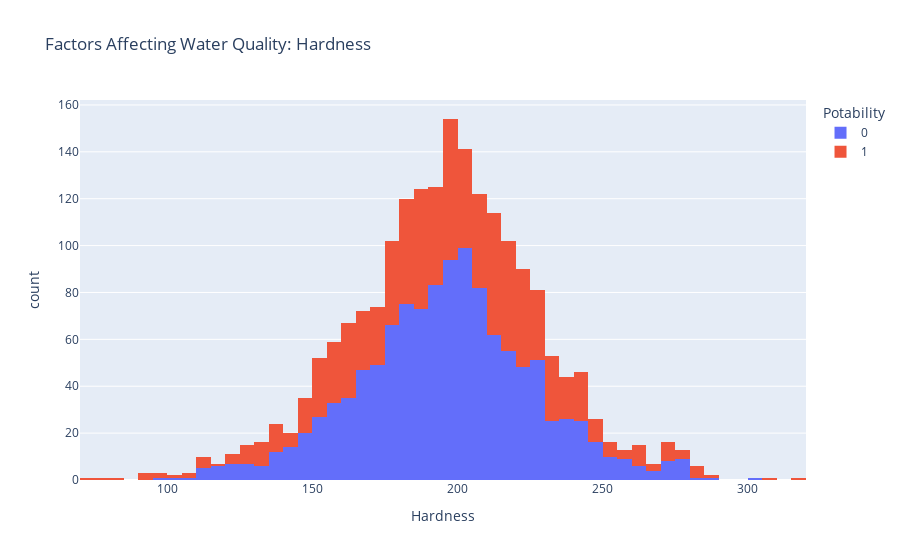

Notebook code for this chart:
### Code cell
figure = px.histogram(data, x = "Hardness", 
                      color = "Potability", 
                      title= "Factors Affecting Water Quality: Hardness")
figure.show()

### Figure 1 — Plotly figure (JSON) as saved in the notebook; plotly's stock layout.template omitted (floating-point values rounded to 4 significant figures; data arrays with more than 128 entries replaced by an {"elided": "..."} marker saying what was removed)
{"data": [{"alignmentgroup": "True", "bingroup": "x", "hovertemplate": "Potability=0<br>Hardness=%{x}<br>count=%{y}<extra></extra>", "legendgroup": "0", "marker": {"color": "#636efa", "pattern": {"shape": ""}}, "name": "0", "offsetgroup": "0", "orientation": "v", "showlegend": true, "type": "histogram", "x": {"elided": "1200 float values"}, "xaxis": "x", "yaxis": "y"}, {"alignmentgroup": "True", "bingroup": "x", "hovertemplate": "Potability=1<br>Hardness=%{x}<br>count=%{y}<extra></extra>", "legendgroup": "1", "marker": {"color": "#EF553B", "pattern": {"shape": ""}}, "name": "1", "offsetgroup": "1", "orientation": "v", "showlegend": true, "type": "histogram", "x": {"elided": "811 float values"}, "xaxis": "x", "yaxis": "y"}], "layout": {"barmode": "relative", "legend": {"title": {"text": "Potability"}, "tracegroupgap": 0}, "title": {"text": "Factors Affecting Water Quality: Hardness"}, "xaxis": {"anchor": "y", "domain": [0, 1], "title": {"text": "Hardness"}}, "yaxis": {"anchor": "x", "domain": [0, 1], "title": {"text": "count"}}}}
